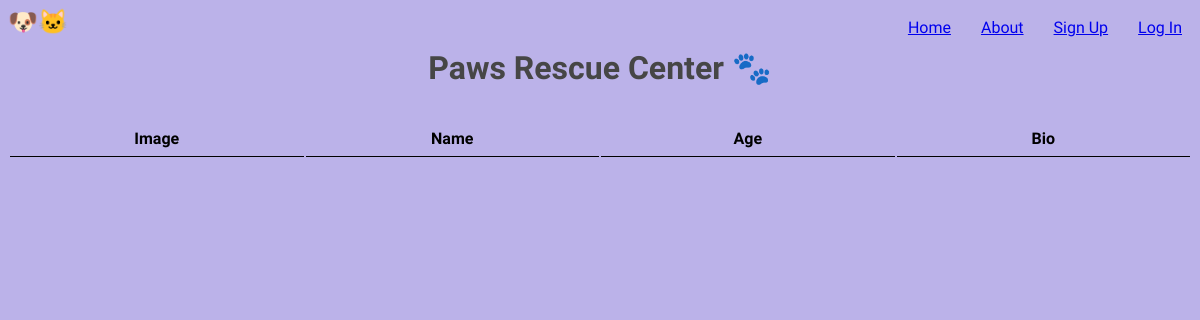
Before: / with the older database file.
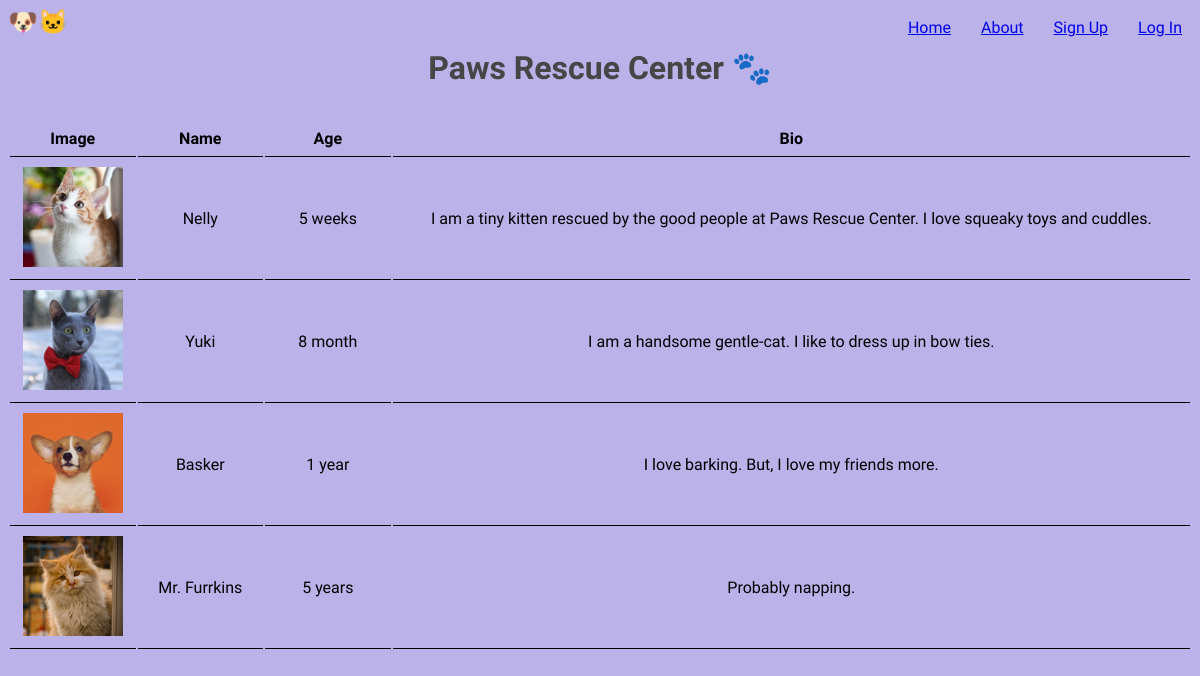
After: the same page with the newer database file.
### app.py (models this page shows)
class Pet(db.Model):
    id = db.Column(db.Integer,primary_key=True,unique=True,nullable=False)
    name = db.Column(db.String,unique=True,nullable=False)
    age = db.Column(db.Integer)
    bio = db.Column(db.String(300))
    posted_by = db.Column(db.String,db.ForeignKey('user.id'))

### app.py (the view)
@app.route('/')
def home():
    all_pets=Pet.query.all()
    return render_template("home.html",pets=all_pets);

### templates/home.html (shortened to what this page needs)
{% extends "base.html" %}
{%block body%}
<h1 id="title" style="text-align: center;">Paws Rescue Center 🐾</h1>
    <table>
        <head>
            <tr style="font-weight: bolder;">
                <td>
                    Image
                </td>
                <td>
                    Name
                </td>
                <td>
                    Age
                </td>
                <td>
                    Bio
                </td>
            </tr>
        </head>
        <body>
            {% for i in pets %}
            <tr>
                <td>
                    <img width="100" src="{{url_for('static',filename=i['id']|string +'.jpg')}}">
                </td>
                <td>
                    {{i.name}}
                </td>
                <td>
                    {{i.age}}
                </td>
                <td>
                    {{i.bio}}
                </td>
            </tr>
            {% endfor %}
        </body>
    </table>
{%endblock%}

### templates/base.html (shortened to what this page needs)
<!DOCTYPE html>
<html lang="en">
<head>
    <link rel="stylesheet" href="{{url_for('static',filename='style.css')}}">
    <nav style="padding-bottom: 10px;">
        <div style="float: left;"><a style="font-size:x-large;">🐶🐱</a></div>
        {% if not session["user"] %}
        <a id="nav" style="margin-left: 10px;"  href="{{url_for('login')}}">Log In</a>
        <a id="nav" style="margin-left: 10px;"  href="{{url_for('signUp')}}">Sign Up</a>
        {%endif%}
        <a id="nav" style="margin-left: 10px;" href="{{url_for('about')}}">About</a>
        <a id="nav" style="margin-left: 10px;" href="{{url_for('home')}}">Home</a>
    </nav>
</head>
<body>
    {%block body%}
    {%endblock%}
</body>
</html>

### static/style.css (style rules this page uses)
* { font-family: 'Lilita One', cursive; }
#title { padding: 10px; color: #464646; }
#nav { display: flex; justify-items:auto; padding: 10px; float:right; }
body { background: #bbb2e9; }
table { width: 100%; text-align: center; white-space: initial; table-layout:auto; }
th, td { padding: 8px; border-bottom: 1px solid rgb(0, 0, 0); text-decoration: solid; min-width: 100px; }

Changed rows visible on the page:
added Pet: shows a picture, name "Nelly", age "5 weeks", bio "I am a tiny kitten rescued by the good people at Paws Rescue Center. I love squeaky toys and cuddles."
added Pet: shows a picture, name "Yuki", age "8 month", bio "I am a handsome gentle-cat. I like to dress up in bow ties."
added Pet: shows a picture, name "Basker", age "1 year", bio "I love barking. But, I love my friends more."
added Pet: shows a picture, name "Mr. Furrkins", age "5 years", bio "Probably napping."
